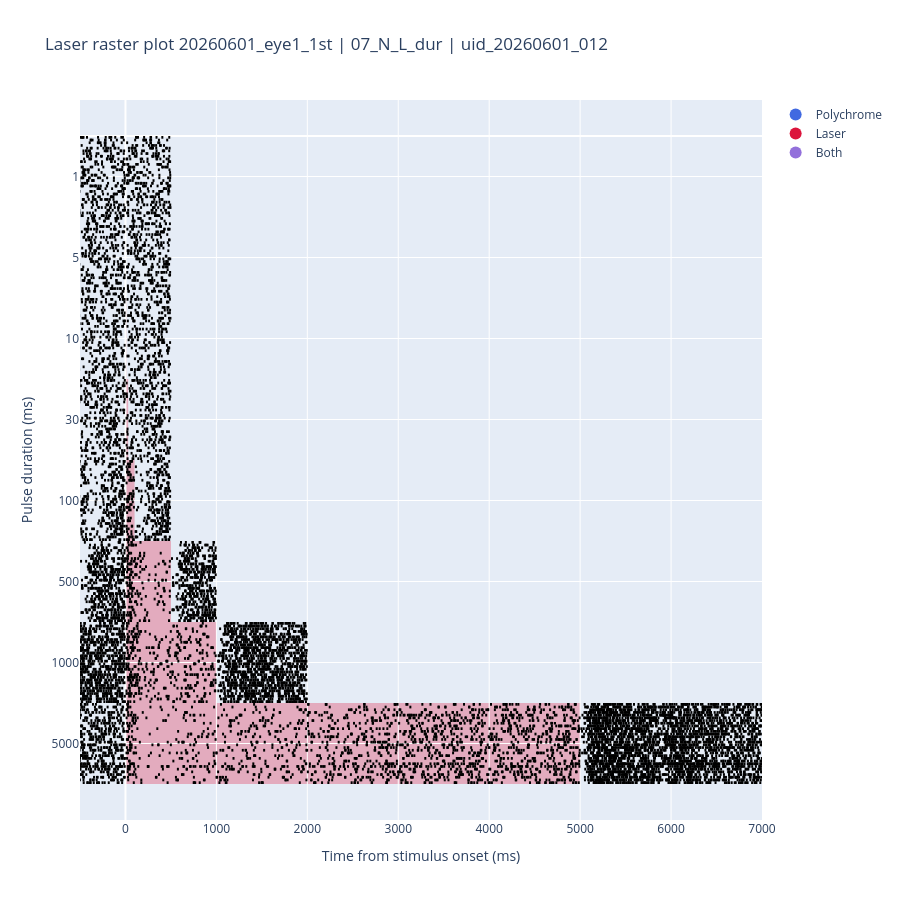

The notebook cell this image was saved under:
### Code cell
#25
import plotly.graph_objects as go

fig = go.Figure()

# ------------------------------------------
# Stimulation legend
# ------------------------------------------

fig.add_scatter(
    x=[None], y=[None],
    mode="markers",
    marker=dict(size=12, color="royalblue"),
    name="Polychrome",
)

fig.add_scatter(
    x=[None], y=[None],
    mode="markers",
    marker=dict(size=12, color="crimson"),
    name="Laser",
)

fig.add_scatter(
    x=[None], y=[None],
    mode="markers",
    marker=dict(size=12, color="mediumpurple"),
    name="Both",
)

# ------------------------------------------
# Select analysis view
# ------------------------------------------

"""
Select which stimulation view to display.

For ordinary recordings there is only one available view.
For combined (LC_B) recordings this can be either
'Polychrome' or 'Laser'.
"""

# For now, display the first available view.
# Later this can become:
#
#     for view in analysis_views:
#
view = analysis_views[0]

view_name = view["name"]
view_spiketimes = all_spiketimes[view_name]
stim_windows = view["stim_windows"]

# Metadata for this analysis view
group_column = view["group_column"]
group_label = view["group_label"]

on_duration_column = view["on_duration_column"]
off_duration_column = view["off_duration_column"]

print(f"Displaying {view_name}")
print(f"Grouping by : {group_column}")

# ------------------------------------------
# Vertical offsets
# ------------------------------------------

burst_offset = 0

# Spike coordinates
x_plot = []
y_plot = []

# Tick labels
yticks = []
ytext = []

# ------------------------------------------
# Trial metadata
# ------------------------------------------

trial_df = (
    data_io.trial_df
    .query("train_id in @view_spiketimes.keys()")
)

# ------------------------------------------
# Order stimulation conditions
# ------------------------------------------

sorted_train_ids = (
    trial_df
    .sort_values(group_column)
    .drop_duplicates("train_id")
    ["train_id"]
    .tolist()
)

# ------------------------------------------
# Determine x-axis limits
# ------------------------------------------

cycle_durations = (
    trial_df[on_duration_column]
    + trial_df[off_duration_column]
)

min_cycle_duration = cycle_durations.min()
max_cycle_duration = cycle_durations.max()

x_axis_start = -min(
    t_pre,
    min_cycle_duration,
)

x_axis_end = min(
    t_post,
    max_cycle_duration,
)

# ------------------------------------------
# Draw raster
# ------------------------------------------

for train_id in sorted_train_ids:

    spiketrains = view_spiketimes[train_id]

    df = trial_df.query(
        "train_id == @train_id"
    )

    group_value = df.iloc[0][group_column]

    row = burst_df.query(
        "train_id == @train_id"
    ).iloc[0]

    off_duration = df.iloc[0][off_duration_column]

    # End of the final stimulus in this burst
    _, windows = stim_windows(row)
    stimulus_duration = max(
        x1 - x0
        for x0, x1, _ in windows
    )

    stimulus_end = max(
        x1 for _, x1, _ in windows
    )

    # Display one complete stimulation cycle,
    # but never beyond the analysis window.
    display_end = min(
        analysis_window[1],
        stimulus_end + off_duration,
    )

    print(
        f"{train_id}: "
        f"{group_column} = {group_value}"
    )

    group_start = burst_offset

    for sp in spiketrains:

        # Only display spikes within one stimulation cycle
        sp = sp[
            (sp >= analysis_window[0]) &
            (sp <= display_end)
        ]

        x_plot.append(
            np.vstack([
                sp,
                sp,
                np.full(sp.size, np.nan)
            ]).T.flatten()
        )

        y_plot.append(
            np.vstack([
                np.ones(sp.size) * burst_offset,
                np.ones(sp.size) * (burst_offset + 1),
                np.full(sp.size, np.nan)
            ]).T.flatten()
        )

        burst_offset += 1

    group_end = burst_offset
   
    # --------------------------------------
    # Stimulation windows
    # --------------------------------------

    yticks.append(
        (group_start + group_end) / 2
    )

    ytext.append(group_value)

    _, windows = stim_windows(row)

    colour_map = {
        "Polychrome": "royalblue",
        "Laser": "crimson",
    }

    segments = [
        (x0, x1, colour_map[label])
        for x0, x1, label in windows
    ]

    # Draw overlap in purple

    if len(segments) == 2:

        polychrome = next(
            s for s in segments
            if s[2] == "royalblue"
        )

        laser = next(
            s for s in segments
            if s[2] == "crimson"
        )

        p0, p1, _ = polychrome
        l0, l1, _ = laser

        overlap0 = max(p0, l0)
        overlap1 = min(p1, l1)

        if overlap1 > overlap0:

            fig.add_shape(
                type="rect",
                x0=overlap0,
                x1=overlap1,
                y0=group_start,
                y1=group_end,
                fillcolor="mediumpurple",
                opacity=0.35,
                line_width=0,
                layer="below",
            )

            if p0 < overlap0:

                fig.add_shape(
                    type="rect",
                    x0=p0,
                    x1=overlap0,
                    y0=group_start,
                    y1=group_end,
                    fillcolor="royalblue",
                    opacity=0.30,
                    line_width=0,
                    layer="below",
                )

            if overlap1 < p1:

                fig.add_shape(
                    type="rect",
                    x0=overlap1,
                    x1=p1,
                    y0=group_start,
                    y1=group_end,
                    fillcolor="royalblue",
                    opacity=0.30,
                    line_width=0,
                    layer="below",
                )

            if l0 < overlap0:

                fig.add_shape(
                    type="rect",
                    x0=l0,
                    x1=overlap0,
                    y0=group_start,
                    y1=group_end,
                    fillcolor="crimson",
                    opacity=0.30,
                    line_width=0,
                    layer="below",
                )

            if overlap1 < l1:

                fig.add_shape(
                    type="rect",
                    x0=overlap1,
                    x1=l1,
                    y0=group_start,
                    y1=group_end,
                    fillcolor="crimson",
                    opacity=0.30,
                    line_width=0,
                    layer="below",
                )

        else:

            for x0, x1, color in segments:

                fig.add_shape(
                    type="rect",
                    x0=x0,
                    x1=x1,
                    y0=group_start,
                    y1=group_end,
                    fillcolor=color,
                    opacity=0.30,
                    line_width=0,
                    layer="below",
                )

    else:

        for x0, x1, color in segments:

            fig.add_shape(
                type="rect",
                x0=x0,
                x1=x1,
                y0=group_start,
                y1=group_end,
                fillcolor=color,
                opacity=0.30,
                line_width=0,
                layer="below",
            )

# ------------------------------------------
# Combine raster lines
# ------------------------------------------

if len(x_plot):

    x_plot = np.hstack(x_plot)
    y_plot = np.hstack(y_plot)

    fig.add_scatter(

        x=x_plot,
        y=y_plot,

        mode="lines",

        line=dict(
            width=2,
            color="black",
        ),

        showlegend=False,

    )

# ------------------------------------------
# Axes
# ------------------------------------------

fig.update_yaxes(

    tickmode="array",

    tickvals=yticks,
    ticktext=ytext,

    title=group_label,

    autorange="reversed",

)

fig.update_xaxes(

    title="Time from stimulus onset (ms)",

    range=[
        x_axis_start,
        x_axis_end,
    ],

)

fig.update_layout(

    title=(
        f"{view_name} raster plot\n"
        f"{session_id} | {rec_id} | {unit_id}"
    ),

    height=900,

)

fig.show()

### Figure 1 — Plotly figure (JSON) as saved in the notebook; plotly's stock layout.template omitted (floating-point values rounded to 4 significant figures; data arrays with more than 128 entries replaced by an {"elided": "..."} marker saying what was removed)
{"data": [{"marker": {"color": "royalblue", "size": 12}, "mode": "markers", "name": "Polychrome", "type": "scatter", "x": [null], "y": [null]}, {"marker": {"color": "crimson", "size": 12}, "mode": "markers", "name": "Laser", "type": "scatter", "x": [null], "y": [null]}, {"marker": {"color": "mediumpurple", "size": 12}, "mode": "markers", "name": "Both", "type": "scatter", "x": [null], "y": [null]}, {"line": {"color": "black", "width": 2}, "mode": "lines", "showlegend": false, "type": "scatter", "x": {"elided": "49314 float values"}, "y": {"elided": "49314 float values"}}], "layout": {"height": 900, "shapes": [{"fillcolor": "crimson", "layer": "below", "line": {"width": 0}, "opacity": 0.3, "type": "rect", "x0": 0, "x1": 1, "y0": 0, "y1": 30}, {"fillcolor": "crimson", "layer": "below", "line": {"width": 0}, "opacity": 0.3, "type": "rect", "x0": 0, "x1": 5, "y0": 30, "y1": 60}, {"fillcolor": "crimson", "layer": "below", "line": {"width": 0}, "opacity": 0.3, "type": "rect", "x0": 0, "x1": 10, "y0": 60, "y1": 90}, {"fillcolor": "crimson", "layer": "below", "line": {"width": 0}, "opacity": 0.3, "type": "rect", "x0": 0, "x1": 30, "y0": 90, "y1": 120}, {"fillcolor": "crimson", "layer": "below", "line": {"width": 0}, "opacity": 0.3, "type": "rect", "x0": 0, "x1": 100, "y0": 120, "y1": 150}, {"fillcolor": "crimson", "layer": "below", "line": {"width": 0}, "opacity": 0.3, "type": "rect", "x0": 0, "x1": 500, "y0": 150, "y1": 180}, {"fillcolor": "crimson", "layer": "below", "line": {"width": 0}, "opacity": 0.3, "type": "rect", "x0": 0, "x1": 1000, "y0": 180, "y1": 210}, {"fillcolor": "crimson", "layer": "below", "line": {"width": 0}, "opacity": 0.3, "type": "rect", "x0": 0, "x1": 5000, "y0": 210, "y1": 240}], "title": {"text": "Laser raster plot\n20260601_eye1_1st | 07_N_L_dur | uid_20260601_012"}, "xaxis": {"range": [-500, 7000], "title": {"text": "Time from stimulus onset (ms)"}}, "yaxis": {"autorange": "reversed", "tickmode": "array", "ticktext": [1, 5, 10, 30, 100, 500, 1000, 5000], "tickvals": [15, 45, 75, 105, 135, 165, 195, 225], "title": {"text": "Pulse duration (ms)"}}}}
